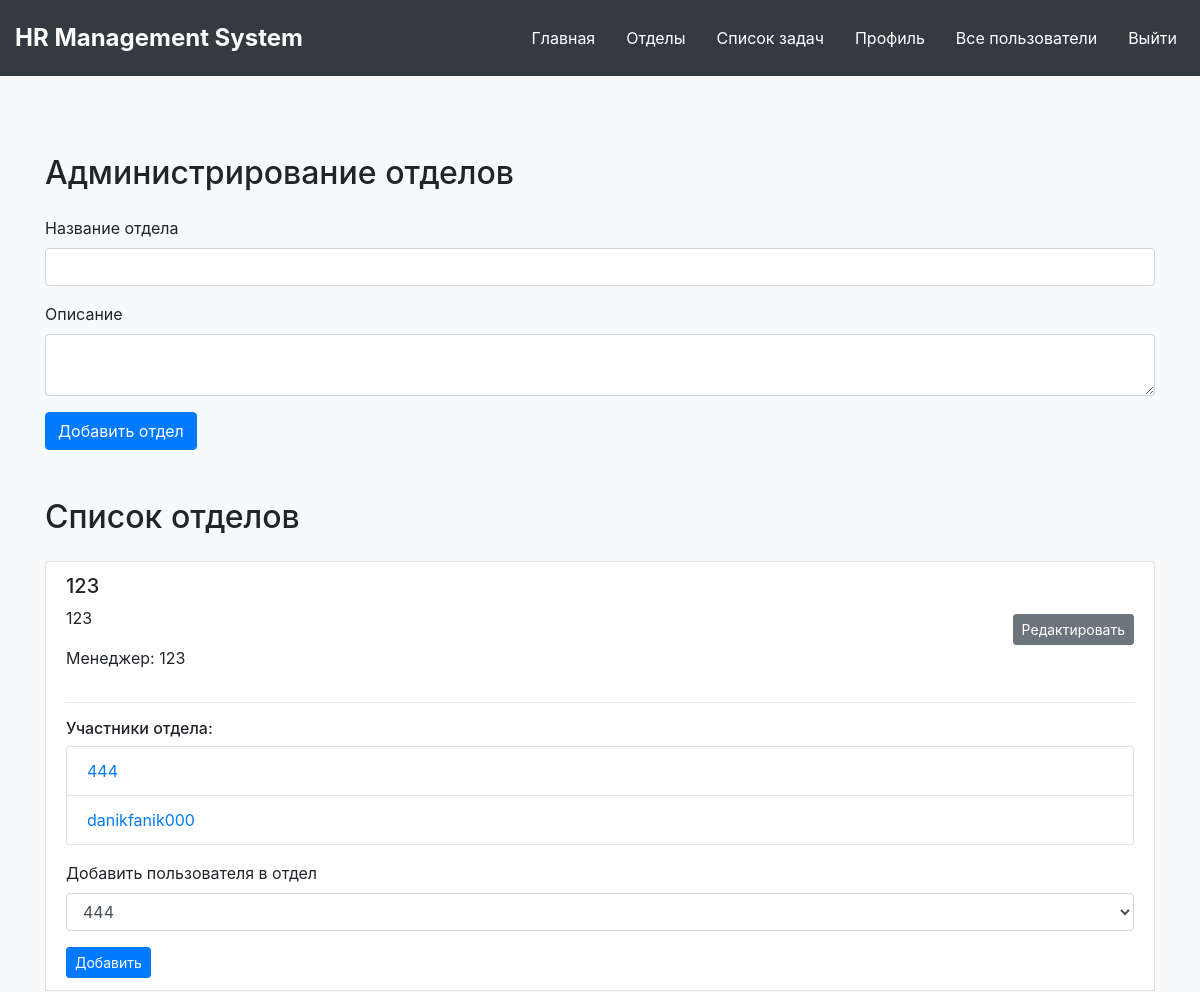
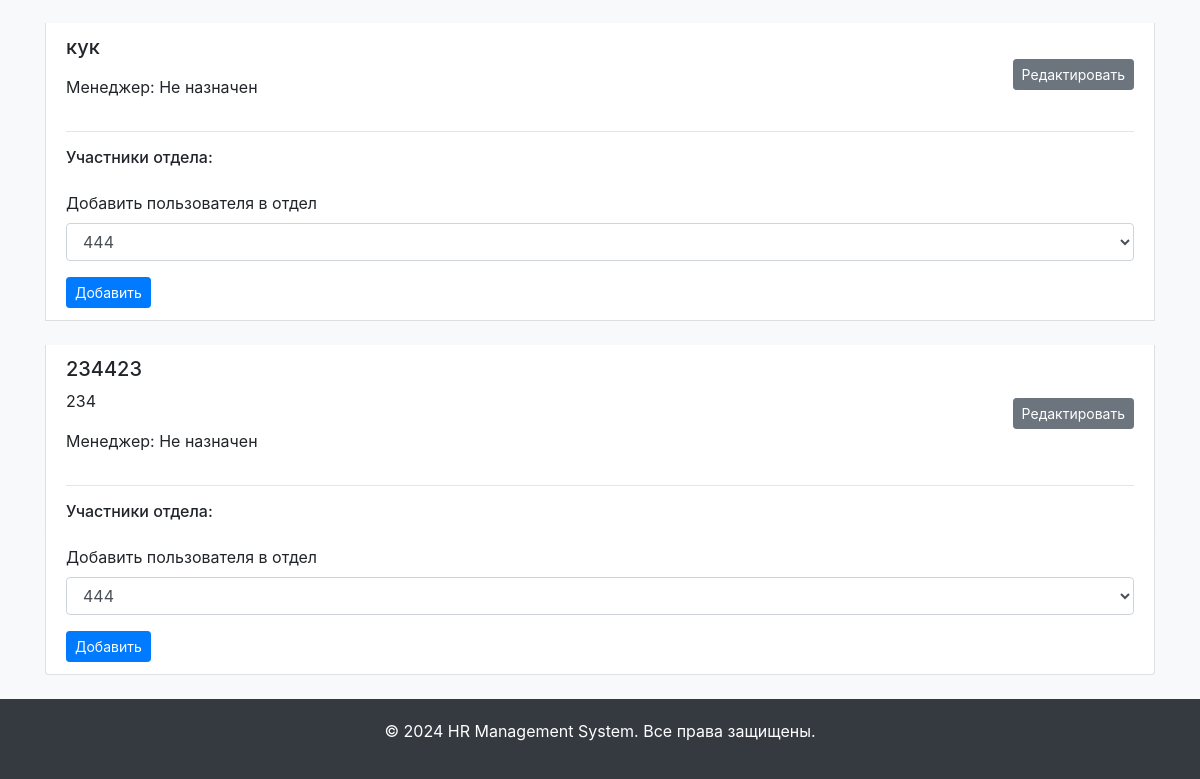
The page /admin_departments (signed in) on the database its author committed (2 pictures, top to bottom).
### app.py (models this page shows)
class Department(db.Model):
    id = db.Column(db.Integer, primary_key=True)
    name = db.Column(db.String(100), nullable=False)
    description = db.Column(db.String(255), nullable=True)
    manager_id = db.Column(db.Integer, db.ForeignKey('user.id'))
    manager = db.relationship('User', foreign_keys=[manager_id], backref='managed_departments')
    members = db.relationship('User', secondary=membership, backref='departments')

class User(UserMixin, db.Model):
    id = db.Column(db.Integer, primary_key=True)
    username = db.Column(db.String(20), unique=True, nullable=False)
    email = db.Column(db.String(120), unique=True, nullable=False)
    password = db.Column(db.String(60), nullable=False)
    bio = db.Column(db.String(255))
    passport_data = db.Column(db.String(255))
    department_id = db.Column(db.Integer, db.ForeignKey('department.id'), nullable=True)
    department = db.relationship('Department', foreign_keys=[department_id], backref='users')
    position = db.Column(db.String(100))
    responsibilities = db.Column(db.Text)
    role = db.Column(db.String(20), nullable=False, default='Employee')
    tasks_assigned = db.relationship('Task', foreign_keys='Task.assigned_to', back_populates='assigned_user', lazy=True)
    absences = db.relationship('Absence', backref='user', lazy=True)
    ratings = db.relationship('Rating', backref='user', lazy=True)
    phone_number = db.Column(db.String(20))
    age = db.Column(db.String(20))
    gender = db.Column(db.String(20))
    status = db.Column(db.String(20))

### app.py (the view, shortened to what this page needs)
@app.route("/admin_departments", methods=['GET', 'POST'])
@login_required
def admin_departments():
    if current_user.role != 'Admin':
        flash('Доступ запрещен.', 'danger')
        return redirect(url_for('main'))
    form = DepartmentForm()
    task_form = TaskForm()
    leave_form = LeaveForm()
    rating_form = RatingForm()
    if form.validate_on_submit():
        department = Department(name=form.name.data, description=form.description.data)
        db.session.add(department)
        db.session.commit()
        flash('Отдел успешно добавлен!', 'success')
        return redirect(url_for('admin_departments'))
    departments = Department.query.all()
    all_users = User.query.all()
    return render_template('admin_departments.html', title='Администрирование отделов', form=form,
                           departments=departments, task_form=task_form, leave_form=leave_form,
                           rating_form=rating_form, all_users=all_users)

### app.py
class DepartmentForm(FlaskForm):
    name = StringField('Name', validators=[DataRequired()])
    description = TextAreaField('Description')
    submit = SubmitField('Add Department')

class TaskForm(FlaskForm):
    description = TextAreaField('Описание', validators=[DataRequired()])
    deadline = DateTimeField('Срок выполнения', validators=[DataRequired()], format='%Y-%m-%dT%H:%M')
    assigned_to = SelectField('Назначить пользователю', coerce=int)  # Добавлено поле для выбора пользователя
    submit = SubmitField('Создать задачу')

### app.py (called while the page is built)
@login_manager.user_loader
def load_user(user_id):
    return db.session.get(User, int(user_id))

### templates/admin_departments.html (shortened to what this page needs)
{% extends "main.html" %}
{% block content %}
<div class="container mt-5">
    <h2 class="mb-4">Администрирование отделов</h2>
    <form method="POST" action="{{ url_for('admin_departments') }}">
        <div class="form-group">
            <label for="name">Название отдела</label>
            {{ form.name(class="form-control", id="name") }}
        </div>
        <div class="form-group">
            <label for="description">Описание</label>
            {{ form.description(class="form-control", id="description") }}
        </div>
        <button type="submit" class="btn btn-primary">Добавить отдел</button>
    </form>
    <h2 class="mb-4 mt-5">Список отделов</h2>
    <ul class="list-group">
        {% for department in departments %}
            <li class="list-group-item mb-4">
                <div class="d-flex justify-content-between align-items-center">
                    <div>
                        <h5>{{ department.name }}</h5>
                        <p>{{ department.description }}</p>
                        <p>Менеджер: {{ department.manager.username if department.manager else 'Не назначен' }}</p>
                    </div>
                    <div>
                        <a href="{{ url_for('edit_department', department_id=department.id) }}" class="btn btn-secondary btn-sm">Редактировать</a>
                    </div>
                </div>
                <hr>
                <h6>Участники отдела:</h6>
                <ul class="list-group">
                    {% for user in department.members %}
                        <li class="list-group-item d-flex justify-content-between align-items-center">
                            <div>
                                <a href="{{ url_for('profile', user_id=user.id) }}">{{ user.username }}</a>
                            </div>
                        </li>
                    {% endfor %}
                </ul>
                <form method="POST" action="{{ url_for('assign_user_to_department', department_id=department.id) }}">
                    <div class="form-group mt-3">
                        <label for="user">Добавить пользователя в отдел</label>
                        <select class="form-control" id="user" name="user">
                            {% for user in all_users %}
                            <option value="{{ user.id }}">{{ user.username }}</option>
                            {% endfor %}
                        </select>
                    </div>
                    <button type="submit" class="btn btn-primary btn-sm">Добавить</button>
                </form>
            </li>
        {% endfor %}
    </ul>
</div>
{% endblock %}

### templates/main.html (style rules this page uses)
body { background-color: #f8f9fa; display: flex; flex-direction: column; min-height: 100vh; }

### rows shown on the page
Department: name "123", description "123", manager "123"
User: username "444"
User: username "danikfanik000"
Department: name "кук", manager "Не назначен"
Department: name "234423", description "234", manager "Не назначен"

### other values the page prints
form field user "444"
